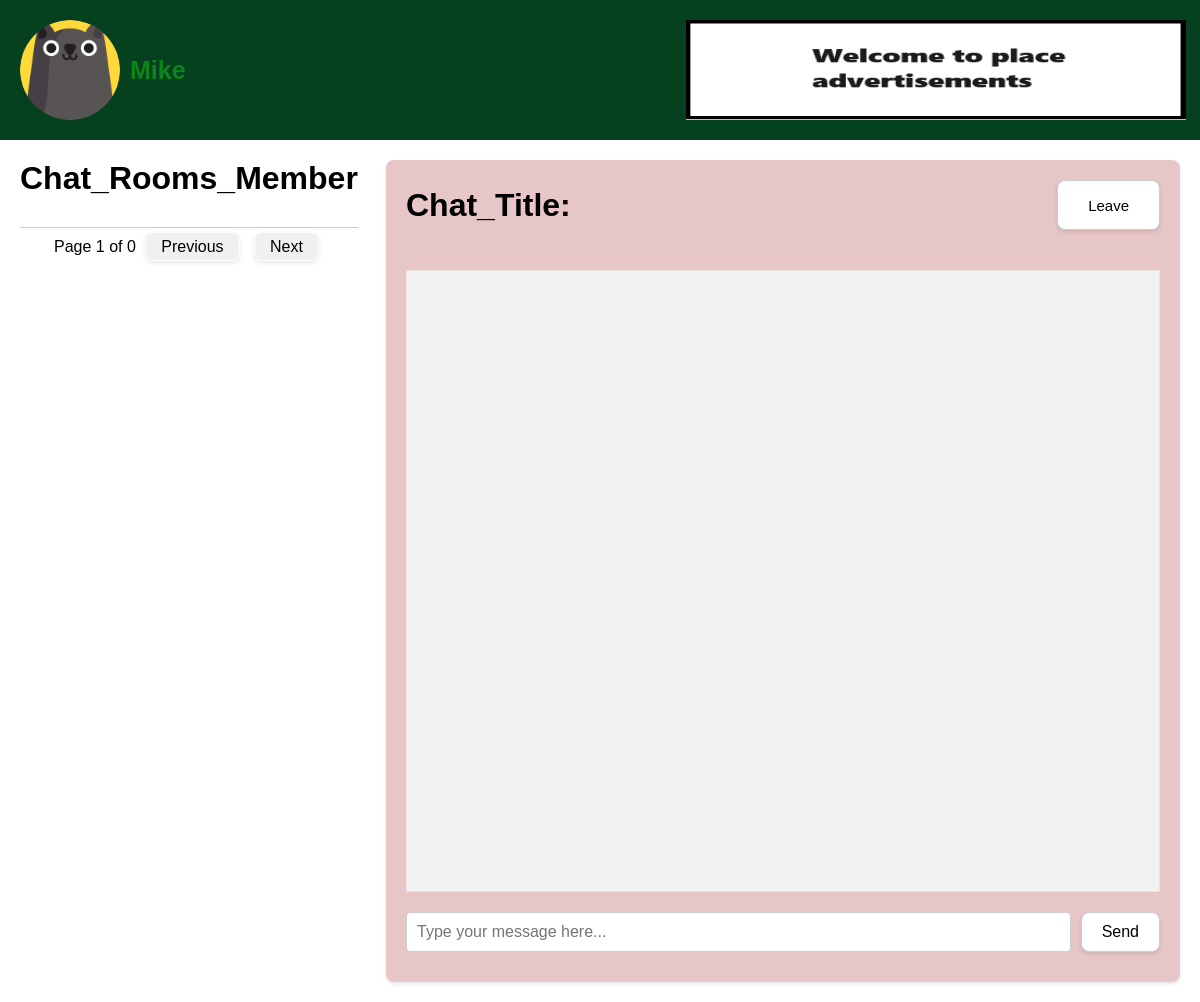
Page /ChatBase/chatroom.php (signed in) on the committed database.
### tables this page shows
CREATE TABLE `users` (
  `user_ID` int NOT NULL,
  `Login_ID` varchar(255) NOT NULL,
  `Password` varchar(255) NOT NULL,
  `NickName` varchar(255) NOT NULL,
  `Email` varchar(255) NOT NULL,
  `profile_images` varchar(255) NOT NULL DEFAULT 'default.png'
);

### ChatBase/chatroom_functions.php (called while the page is built, shortened)
<?php
function calculate_total_pages($connection, $chatroomId, $users_per_page) {
    $stmt = $connection->prepare("SELECT COUNT(*) as total FROM chat_member WHERE chatroomid = ?");
    $stmt->bind_param("i", $chatroomId);
    $stmt->execute();
    $result = $stmt->get_result();
    $row = $result->fetch_assoc();
    $total_pages = ceil($row['total'] / $users_per_page);
    return $total_pages;
}
?>

### ChatBase/chatroom.php (the view, shortened to what this page needs)
<?php
require_once 'db_connect.php';
require_once 'chatroom_functions.php';
require_once 'cookies.php';
$chatroomId = isset($_GET['chatroomid']) ? intval($_GET['chatroomid']) : 0;
$chatTitle = "";
$user_id = $_SESSION['user_id'] ?? null;
$profileImage = 'default.png';
if ($user_id) {
    $stmt = $connection->prepare("SELECT NickName, profile_images FROM users WHERE user_ID = ?");
    $stmt->bind_param("i", $user_id);
    $stmt->execute();
    $result = $stmt->get_result();
    if ($user = $result->fetch_assoc()) {
        $userNickName = $user['NickName'];
        $profileImage = $user['profile_images'];
    }
}
$users_per_page = 4;
$currentPage = $_GET['page'] ?? 1;
$totalPages = calculate_total_pages($connection, $chatroomId, $users_per_page);
$prevPage = max(1, $currentPage - 1);
$nextPage = min($totalPages, $currentPage + 1);
?>
<!DOCTYPE html>
<html lang="en">
<head>
    <link rel="stylesheet" href="css/chatroom.css">
</head>
<body>
    <div class="top_bar">
        <div class="user_info">
            <?php if ($user_id): ?>
            <img src="<?php echo htmlspecialchars($user['profile_images'], ENT_QUOTES, 'UTF-8'); ?>" alt="Profile Image"
                class="profile_img">
            <div class="dropdown">
                <button
                    class="nickname"><?php echo htmlspecialchars($user['NickName'], ENT_QUOTES, 'UTF-8'); ?></button>
            </div>
            <?php else: ?>
            <img src="<?php echo $profileImage; ?>" alt="Profile Image" class="profile_img">
            <p class="nickname">Guest</p>
            <?php endif; ?>
        </div>
        <div class="banner_ad_top">
            <a>
                <img src="adv2.png" alt="Top Ad Image">
            </a>
        </div>
        <div class="lobby_button" onclick="location.href='main.php';">
            <span>Lobby</span>
        </div>
    </div>
    <div class="container">
        <div class="my-chat-rooms">
            <h1>Chat_Rooms_Member</h1>
            <div class="chat-group-header">
            </div>
            <div class="pagination-controls">
                <span>Page <?php echo $currentPage; ?> of <?php echo $totalPages; ?></span>
                <a href="?chatroomid=<?php echo $chatroomId; ?>&page=<?php echo $prevPage; ?>"
                    class="prev-button">Previous</a>
                <a href="?chatroomid=<?php echo $chatroomId; ?>&page=<?php echo $nextPage; ?>"
                    class="next-button">Next</a>
            </div>
        </div>
        <div class="chat-room-list">
            <div class="list-header">
                <h1>Chat_Title: <?php echo htmlspecialchars($chatTitle); ?> </h1>
                <div class="add-chat-group">
                    <button onclick="location.href='main.php';">Leave</button>
                </div>
            </div>
            <div id="message-display">
            </div>
            <div id="message-input-area">
                <input type="text" id="message-input" placeholder="Type your message here...">
                <button id="send-message">Send</button>
            </div>
        </div>
    </div>
</body>
</html>

### ChatBase/css/chatroom.css (style rules this page uses)
body, h1, p { margin: 0; padding: 0; font-family: Arial, sans-serif; }
.top_bar { background-color: #05411e; color: #fff; padding: 20px; display: flex; align-items: center; }
.user_info { display: flex; align-items: center; }
.profile_img { width: 100px; height: 100px; border-radius: 50%; margin-right: 10px; }
.nickname { font-size: 1rem; color: #fff; background: none; border: none; cursor: pointer; padding: 0; margin: 0; }
.dropdown { position: relative; display: inline-block; }
.lobby_button { margin-left: auto; cursor: pointer; display: flex; align-items: center; }
.container { display: flex; justify-content: space-between; padding: 20px; }
.my-chat-rooms h1 { margin-bottom: 20px; }
.chat-group-header { display: flex; align-items: center; justify-content: space-between; font-weight: bold; padding-bottom: 10px; border-bottom: 1px solid #ccc; margin-bottom: 10px; }
.nickname { font-size: 25px; font-weight: 800; color: #0b851c; background: none; border: none; cursor: pointer; padding: 0; margin: 0; display: block; text-align: center; }
.chat-room-list { width: 65%; background-color: #ddb0b0b6; padding: 20px; border-radius: 8px; box-shadow: 0 2px 4px rgba(0,0,0,0.1); }
.add-chat-group { display: flex; justify-content: flex-end; position: relative; height: 50px; }
.add-chat-group button { font-size: 15px; background-color: #fff; padding: 10px 30px; border: 1px solid #ccc; border-radius: 8px; box-shadow: 0 2px 4px rgba(0,0,0,0.1); cursor: pointer; }
.list-header { display: flex; justify-content: space-between; align-items: center; margin-bottom: 40px; }
#message-display { background-color: #f2f2f2; border: 1px solid #eee1e1; padding: 10px; height: 600px; overflow-y: auto; margin-bottom: 10px; }
#message-input-area { display: flex; justify-content: space-between; align-items: center; padding: 10px 0; }
#message-input { flex-grow: 1; padding: 10px; font-size: 16px; border: 1px solid #ccc; border-radius: 4px; margin-right: 10px; }
#send-message { padding: 10px 20px; font-size: 16px; background-color: #fff; color: rgb(0, 0, 0); border: 1px solid #ccc; border-radius: 8px; cursor: pointer; box-shadow: 0 2px 4px rgba(0,0,0,0.1); }
.pagination-controls { text-align: center; margin-top: 10px; font-size: 1rem; }
.pagination-controls a { margin: 0 5px; text-decoration: none; color: #000000; background-color: #f0f0f0; padding: 5px 15px; border: 1px solid #ffffff; border-radius: 8px; box-shadow: 0 2px 4px rgba(0,0,0,0.1); }
.banner_ad_top { position: relative; }
.banner_ad_top img { height: 100px; position: absolute; bottom: -50px; left: 500px; width: 500px; }

### rows in the picture
users: profile_images (picture), NickName "Mike"

### other values in the picture
$currentPage "1"
$totalPages "0"
